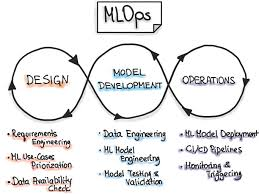
#> input picture images/mlops_datacamp.jpg, 259 x 194 px, given in place of mlops_datacamp.png, which was not available
$ python optimize_images.py
#> lines starting #> are read from the running program, lines starting #| are printed output that depends on the picture; pictures that were not available may be replaced by others from this repository, and a replacement may not be noted
#!/usr/bin/env python3
"""
Script d'optimisation des images pour le portfolio
Optimise automatiquement les images des certifications
"""

import os
from PIL import Image, ImageOps
from pathlib import Path

def optimize_certification_image(input_path, output_path, size=(200, 200), quality=85):
    """
    Optimise une image de certification

    Args:
        input_path (str): Chemin vers l'image d'entrée
        output_path (str): Chemin vers l'image optimisée
        size (tuple): Taille de sortie (largeur, hauteur)
        quality (int): Qualité JPEG (1-100)
    """
#> called with input_path = 'images/mlops_datacamp.png', size = (200, 200), quality = 85
    try:
        # Ouvrir l'image
        img = Image.open(input_path)
#> img is the input picture: PIL image 259x194 RGB; mean R, G, B 232.6, 232.5, 232.8

        # Convertir en RGB si nécessaire
        if img.mode in ('RGBA', 'LA', 'P'):
            img = img.convert('RGB')

        # Redimensionner en conservant les proportions
        img.thumbnail(size, Image.LANCZOS)
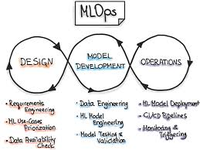
#> img: PIL image 200x150 RGB; mean R, G, B 232.1, 232, 232.3

        # Créer une nouvelle image avec la taille exacte
        new_img = Image.new('RGB', size, (255, 255, 255))
#> new_img: PIL image 200x200 RGB; every value is 255

        # Centrer l'image
        offset = ((size[0] - img.size[0]) // 2, (size[1] - img.size[1]) // 2)
#> offset = (0, 25)
        new_img.paste(img, offset)
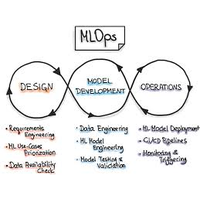
#> new_img: PIL image 200x200 RGB; mean R, G, B 237.8, 237.8, 238

        # Sauvegarder avec optimisation
        new_img.save(output_path, 'PNG', optimize=True)

        return True
    except Exception as e:
        print(f"Erreur lors de l'optimisation de {input_path}: {e}")
        return False

def get_file_size_kb(file_path):
    """Retourne la taille du fichier en KB"""
    if os.path.exists(file_path):
        return round(os.path.getsize(file_path) / 1024, 2)
    return 0

def main():
    """Fonction principale"""
    print("🖼️ Optimiseur d'Images pour Portfolio")
    print("=" * 50)

    # Images attendues
    expected_images = [
        "mlops_datacamp.png",
        "cloud_computing_datacamp.png",
        "deep_learning_coursera.png"
    ]

    # Créer le dossier images s'il n'existe pas
    images_dir = Path("images")
    images_dir.mkdir(exist_ok=True)

    # Créer le dossier optimized s'il n'existe pas
    optimized_dir = Path("optimized_images")
    optimized_dir.mkdir(exist_ok=True)

    print(f" Dossier d'images: {images_dir}")
    print(f" Dossier d'optimisation: {optimized_dir}")
    print()

    # Traiter chaque image
    for image_name in expected_images:
        input_path = images_dir / image_name

        if not input_path.exists():
            print(f" Image non trouvée: {image_name}")
            print(f"   Placez l'image dans le dossier: {images_dir}")
            continue

        output_path = optimized_dir / f"optimized_{image_name}"

        # Afficher les informations de l'image originale
        original_size = get_file_size_kb(input_path)
        print(f"{image_name}")
        print(f"   Taille originale: {original_size} KB")

        # Optimiser l'image
        if optimize_certification_image(str(input_path), str(output_path)):
            optimized_size = get_file_size_kb(output_path)
            reduction = round((original_size - optimized_size) / original_size * 100, 1)
            print(f"   Taille optimisée: {optimized_size} KB")
            print(f"   Réduction: {reduction}%")
        else:
            print(f" Échec de l'optimisation")

        print()
#> pass 2 of the loop in main, `for image_name in expected_images:`:
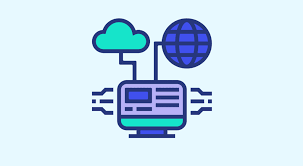
#> input picture images/cloud_computing_datacamp.png, 303 x 166 px
#> in optimize_certification_image, img is the input picture: PIL image 303x166 P; mean R, G, B 203.5, 226, 241.1
#> in optimize_certification_image (call 2), `img.thumbnail(size, Image.LANCZOS)`:
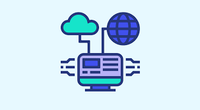
#> img: PIL image 200x110 RGB; mean R, G, B 203.5, 225.9, 241
#> in optimize_certification_image (call 2), `new_img.paste(img, offset)`:
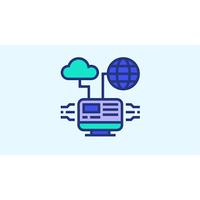
#> new_img: PIL image 200x200 RGB; mean R, G, B 226.7, 239, 247.3

    print("Optimisation terminée!")
    print(f"Images optimisées dans: {optimized_dir}")
    print()
    print("Conseils:")
    print("   - Remplacez les images originales par les optimisées")
    print("   - Vérifiez la qualité avant de remplacer")
    print("   - Les images optimisées sont prêtes pour le web")
    print()
    print(" Format recommandé:")
    print("   - Taille: 200x200 pixels")
    print("   - Format: PNG")
    print("   - Taille fichier: < 100 KB")

if __name__ == "__main__":
    main()
